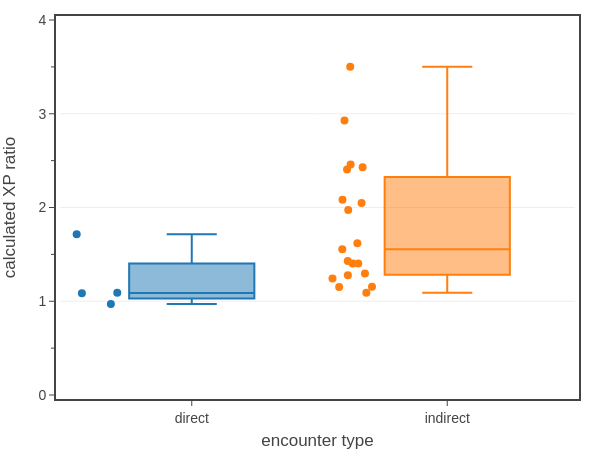

Here is the notebook cell this chart was saved with:
### Code cell
# Fig. 2: plot the range of eXP values for legendary monsters encountered directly and indirectly
directMonsters = ['Rezmir','Yestabrod','Tarul Var','Atropal']
df1 = df0[df0['CR'].between(1,30) & df0['Book Type'].isin(['Adventure']) & df0['Date'].lt('2018-1-1') & df0['Legendary'].isin(['L','LL'])]
df1['Encounter Type'] = 'indirect'
df1.loc[df1['Monster'].isin(directMonsters), 'Encounter Type'] = 'direct'
df1.sort_values(by=['Encounter Type','eXP Ratio'], inplace=True)

# create figure
fig = go.Figure()

for x in df1['Encounter Type'].unique():
    fig.add_trace(go.Box(
        y=df1[df1['Encounter Type'].isin([x])]['eXP Ratio'],
        name=x,
        customdata=df1[df1['Encounter Type'].isin([x])]['Monster'],
        showlegend=False,
        boxpoints='all',
        jitter=0.4,
        whiskerwidth=0.4,
        marker_size=8,
        hoveron='points',
        hovertemplate=f'<b>{x}</b><br>'+
            '%{customdata}<br>'+
            'XP ratio %{y:.2f}<br>'+
            '<extra></extra>'
    ))

# show figure
fig.update_layout(
    template=tfb.FIG_TEMPLATE,
    xaxis=dict(title_text='encounter type', autorange=True),
    yaxis=dict(title_text='calculated XP ratio', range=[0, 4.0], dtick=1.0, minor_dtick=0.5),
    width=600, 
    height=450,
)
fig.show(config=tfb.FIG_CONFIG)

# save figures
if SAVEFIGS:
    fig.update_layout(autosize=True, width=None, height=None)
    tfb.save_fig_html(fig, format='large', name='fig-exp-ratio-vs-encounter-type-large', style='aspect-ratio: 600/500;')
    tfb.save_fig_html(fig, format='small', name='fig-exp-ratio-vs-encounter-type-small', style='aspect-ratio: 600/550;')

### Figure 1 — Plotly figure (JSON) as saved in the notebook; plotly's stock layout.template omitted (floating-point values rounded to 4 significant figures)
{"data": [{"boxpoints": "all", "customdata": ["Atropal", "Yestabrod", "Rezmir", "Tarul Var"], "hoveron": "points", "hovertemplate": "<b>direct</b><br>%{customdata}<br>XP ratio %{y:.2f}<br><extra></extra>", "jitter": 0.4, "marker": {"size": 8}, "name": "direct", "showlegend": false, "type": "box", "whiskerwidth": 0.4, "y": [0.9706, 1.086, 1.091, 1.714]}, {"boxpoints": "all", "customdata": ["Juiblex", "Demogorgon", "Orcus", "Yeenoghu", "Maegera the Dawn Titan", "Graz’zt", "Klauth", "Zuggtmoy", "Baphomet", "Ogremoch", "Acererak", "Strahd von Zarovich", "Fraz-Urb’luu", "Olhydra", "Yan-C-Bin", "Imix", "Slarkrethel", "Tiamat", "Severin"], "hoveron": "points", "hovertemplate": "<b>indirect</b><br>%{customdata}<br>XP ratio %{y:.2f}<br><extra></extra>", "jitter": 0.4, "marker": {"size": 8}, "name": "indirect", "showlegend": false, "type": "box", "whiskerwidth": 0.4, "y": [1.09, 1.152, 1.155, 1.243, 1.277, 1.296, 1.402, 1.402, 1.429, 1.554, 1.619, 1.972, 2.049, 2.082, 2.405, 2.429, 2.458, 2.928, 3.502]}], "layout": {"height": 450, "width": 600, "xaxis": {"autorange": true, "title": {"text": "encounter type"}}, "yaxis": {"dtick": 1, "minor": {"dtick": 0.5}, "range": [0, 4], "title": {"text": "calculated XP ratio"}}}}
